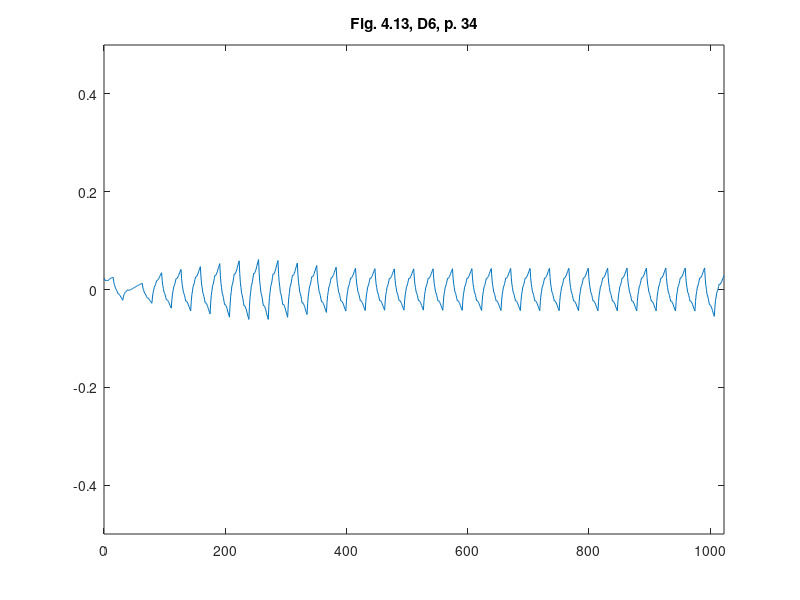

Recreate this plot in MATLAB.
%% ========================================================================
%% Programmatic octave notes on "Ripples in Mathematics" by A. Jensen
%% and A. la Cour-Harbo written with a deep gratitude to the authors for
%% this wonderful text. 
%% 
%% Reconstruction of graphs in Figure 4.13, top, p.34, Ch 04, D6.
%%
%% Author: Vladimir Kulyukin
%% 
%% NB: I have tested this code in Octave 4.
%% =========================================================================
t = [0:1023];

y_fig_4_13_d6_p34 = [
0.02304362754890858
0.020075611842300268
0.01925591064389198
0.01786057030792343
0.018613544480154898
0.018790879514826102
0.018392575411937055
0.01814851335108902
0.020052765798441022
0.02138137910823275
0.02213435328046422
0.023041569494736704
0.023373146571448945
0.023858965690202193
0.02449902685099646
0.025097758981186907
0.016523340710871602
0.010406860682421045
0.006748318895835234
0.0024311745422961888
5.719684306218918E-4
-0.0019458402480056376
-0.005122251493586401
-0.00812219071321898
-0.008664191690986813
-0.009864795235707876
-0.011724001347382175
-0.013406735433108288
-0.015748072085787636
-0.017912936712518795
-0.01990132931330178
-0.021937007450924258
-0.014883860036104628
-0.010266056088209212
-0.008083595607238012
-0.005248586811012056
-0.004848921481710319
-0.003796707837153826
-0.002091945877342581
-5.620337116261354E-4
-0.0014674650128339074
-0.0017203479987869244
-0.0013206826694851877
-0.0010958671342782514
-2.1850328381656123E-4
4.8401077255032807E-4
0.0010116750348224163
0.0015861901582189541
0.002487501529098608
0.003301248109375639
0.004027429899050048
0.004777074603651829
0.00543915451765099
0.006124697346577521
0.006833703090431427
0.007536421965178461
0.00815157604932288
0.008790193048394665
0.009452272962393826
0.010108066007286115
0.01078732196710578
0.01146029105781857
0.012126973279424493
0.012795340062530521
0.00508593666145963
-3.7864998438751985E-4
-0.0035984198750109242
-0.007419686602352385
-0.008996136574470102
-0.011174083383305871
-0.013953527028859698
-0.016571800082765046
-0.016945256381446654
-0.01792020951684631
-0.01949665948896403
-0.020911938869433266
-0.02292871508662056
-0.024784320712159375
-0.02647875574604971
-0.0282163763098159
-0.015314690671527445
-0.006335595307831457
-0.0012790902187279375
0.00482846976669081
0.007013439477517087
0.01024946408465859
0.014536543588115325
0.018541993780903612
0.01862485369909944
0.01975876851361049
0.021943738224436765
0.023847078624594592
0.026801473921067662
0.029474239906872274
0.031865376582008456
0.034331975603503165
0.01866268424092369
0.00785289006077625
0.0019025930630608599
-0.005349802280308515
-0.007742700441245845
-0.011437696947837155
-0.01643479180008245
-0.021082990452143853
-0.020871691921773225
-0.02196249173705657
-0.024355389897993896
-0.02639939185874734
-0.02974549216515477
-0.032742696271378297
-0.03539100417741796
-0.03813279853853916
-0.02092725465456724
-0.009066583944518465
-0.0025507864083928458
0.005397165578332254
0.008000244391134202
0.012035477654535628
0.017502865368536537
0.02258650845406267
0.022325278365665654
0.023496202727868117
0.026099281540670063
0.02831861572499723
0.03197010435992389
0.035237848366375765
0.038121847744352885
0.04110867118562959
0.02260118785572413
0.009853086667023735
0.002864367619528422
-0.005667573221605023
-0.008440131921533393
-0.012755912415099891
-0.01861491470230452
-0.024060411956161702
-0.023746527068813812
-0.024975863975104044
-0.027748422675032414
-0.030107476341613336
-0.03400975180183239
-0.03749852222870399
-0.04057378762222815
-0.043759851355503955
-0.024020499828261776
-0.010423994806223521
-0.0029703362893892006
0.0061292929877428595
0.009086075759670985
0.013688829291896843
0.019937553584420443
0.025745241340957018
0.025410082592289676
0.026720894603920062
0.029677677375848192
0.032193423611789285
0.036355140608028136
0.04007582106827995
0.04335546499254475
0.046753284300459885
0.02569394096678402
0.011187874612079075
0.0032350852363450715
-0.0064736494136816616
-0.009629107084737458
-0.014540510030085982
-0.021207858249727235
-0.027404702351168504
-0.02704826947363885
-0.028447781870401916
-0.03160323954145772
-0.034288193094313524
-0.03872909192146207
-0.04269948663041062
-0.046199377221159195
-0.04982533901041496
-0.02739858318590898
-0.011952632006646546
-0.0034874854726276547
0.006848162028603674
0.010203004884591454
0.015428348707791669
0.022524193498204326
0.029118839065010768
0.028732679986573667
0.030217021875349002
0.033571864731336776
0.03642550836371834
0.041149652963312355
0.045372598339300144
0.049094344491681735
0.0529503865712757
0.029079233126853822
0.012637559331471822
0.0036253651851297117
-0.007377552033356097
-0.010950989602802016
-0.01651515024439163
-0.02407003395812495
-0.031091505032323354
-0.030683496457481876
-0.03226621095478409
-0.03583964852423
-0.038879673454141
-0.04391042145619571
-0.0484077568187155
-0.0523716795417004
-0.05647852975068121
-0.03128353576854281
-0.013939947274157372
-0.004447764267524921
0.007148196499000226
0.01089275177777239
0.01674108481643725
0.02469319561499481
0.03208160086173456
0.03161860062072133
0.033259378139600795
0.037003933418372964
0.04018478314532731
0.04546941063217437
0.05019033256720362
0.05434754895041506
0.058655809781005014
0.03237803433474166
0.014295762608530164
0.004408994602370542
-0.0076737520071432416
-0.011560994896605153
-0.01764421638942122
-0.025923416485591454
-0.03361420588839691
-0.03310949157115051
-0.03480075585725826
-0.038687998746720166
-0.04198683094281729
-0.047481641742268606
-0.05238804184835512
-0.05670603126107687
-0.06118168484390354
-0.03422387529451695
-0.015688636806720377
-0.005575969380513806
0.006793519159839551
0.010740436638602894
0.016944175231513023
0.025404734938569935
0.03326058125062971
0.03269385650109948
0.034383952865716036
0.038330870344479365
0.041673074428245555
0.04727209962615855
0.052266411429074386
0.0566560098369931
0.06120764071075357
0.03414574149751022
0.015554662140976535
0.0054344026411525265
-0.006955606198506358
-0.010874795181455569
-0.017063733504239648
-0.025522421166858607
-0.03337293132684773
-0.032752621630127196
-0.034402061273241524
-0.03832125025619073
-0.0416322617365101
-0.047213022556664354
-0.052185605874188766
-0.05655001168908336
-0.06107737817466238
-0.03439454247576149
-0.016074455247804043
-0.006117116490790057
0.0060810139655178355
0.009916395950882267
0.015992569635540604
0.024309535019492845
0.032026082077212914
0.03137988066398954
0.032974470950060064
0.03680985293542449
0.040044816594556755
0.04552057195298294
0.050395908985176936
0.05467082769113877
0.05910662800273535
0.03328035608274838
0.015562781978506525
0.005953905690009786
-0.005827689629883865
-0.009500587134032396
-0.015346203669577839
-0.023364539236520196
-0.030800696493620012
-0.030128155934974726
-0.03162833440772635
-0.03530123191187487
-0.038391951106180856
-0.04365538933188377
-0.04833664924774414
-0.05243573085376198
-0.05669080666775302
-0.03196881795531448
-0.015011210281757269
-0.005817983647081408
0.005455702616690233
0.008965007841580528
0.0145547726955666
0.022224997178648447
0.029337764184228524
0.028686150150927264
0.030114995746721773
0.033624300971612064
0.03657614871900057
0.041608456095484886
0.046083305994467416
0.050000698415948175
0.05406746111834022
0.03053964379909542
0.014405771912124202
0.005665845457426571
-0.005055282704728558
-0.008382465434610098
-0.013690849871949134
-0.020980436016745665
-0.027739160763985797
-0.027103940078952345
-0.028449921101376386
-0.03177710383125792
-0.03457342516358305
-0.039350948203365696
-0.04359760984559194
-0.04731341009026178
-0.0511714542176997
-0.028792951149174406
-0.013444509713988488
-0.005126129912141956
0.005075949227098885
0.008247966733000342
0.013303683576296103
0.02024309975698617
0.026677780221438387
0.026082399052551237
0.027370717221058383
0.030542734726959835
0.03321001651662344
0.037760997643681356
0.04180724305450142
0.04534875274908364
0.04902550597122292
0.027636658573014596
0.012964118618829453
0.005007886108667506
-0.0047479755572395945
-0.007787529779123499
-0.012626713156752553
-0.019265525690126763
-0.025422129044543555
-0.024862424954937158
-0.0261023500210759
-0.029141904242959808
-0.031699249285886286
-0.03605622348455793
-0.03993098850427214
-0.04332354434502894
-0.04684530774587025
-0.026274613485179628
-0.012159473798577503
-0.004499888686063871
0.004889457061271816
0.007823248234519003
0.012486800042588241
0.018880112485479536
0.02480993696317111
0.02428420686677419
0.025488237405199315
0.0284220285784465
0.030892331786493962
0.03509239562936349
0.038828971507033294
0.04210205941950339
0.045499338557950283
0.025553205855443805
0.011861921504307883
0.004425485504542533
-0.004686932059751702
-0.007544501272675372
-0.012078052050127921
-0.018287584392109354
-0.02404803882734582
-0.02355364491121173
-0.024735232559606517
-0.027592801772530186
-0.03000129307870888
-0.03408576594941648
-0.0377211609133791
-0.04090747797059676
-0.044214125090265385
-0.02473414653059447
-0.011359825919932861
-0.004091163258280574
0.004813505520069426
0.007612516349410113
0.012047533295448509
0.018118556358184615
0.023751212903139193
0.023278211499084465
0.024441216211727436
0.027240227041068123
0.029600871352627272
0.03359752178088414
0.03715580569135948
0.04027572308405329
0.04351310043117549
0.02436037596387252
0.011207061196195378
0.004053156128144087
-0.004708285923985395
-0.007470318276489031
-0.011839887613070857
-0.017816993933730874
-0.023363362017703972
-0.022910320402051227
-0.02406481577047667
-0.026826848122980303
-0.02915814223879702
-0.03309697333869194
-0.036605066201899926
-0.03968242082842101
-0.04287519141761155
-0.023945522431404395
-0.01094354326403136
-0.0038692539154924423
0.0047933551329852634
0.007528274362628845
0.011851513292211216
0.017763071921732383
0.0232490415703325
0.0228073214000985
0.023953920929803287
0.026688840159446867
0.0289981704081694
0.03289582035683074
0.036367881324571014
0.03941435331139026
0.04257486152195487
0.02378706019130935
0.010880290677459378
0.0038545529804049766
-0.004747002442621537
-0.007467526048852485
-0.01176386738105554
-0.01763602643923071
-0.023085946410313
-0.022654834564599727
-0.023799540444858557
-0.026520064051089504
-0.02881834857022757
-0.032692450815337754
-0.03614431397335506
-0.03917393804427949
-0.04231670073760329
-0.023612418844626754
-0.010762034905556116
-0.0037655489203913925
0.0047994842940966235
0.007510619554678721
0.01179030204458411
0.01763853176381279
0.023066470519654214
0.022640511321589736
0.02378309935284854
0.026494234613430638
0.02878507891062548
0.03264447043714362
0.036083571000274504
0.03910238060001814
0.04223380682398748
0.023570533040251154
0.010747131522858137
0.0037636022718084425
-0.004784716036908856
-0.007493162079282833
-0.011766397179324413
-0.017604421337033594
-0.02302316153041568
-0.022602029457454455
-0.023745686442160824
-0.026454132484534806
-0.028743294562581685
-0.03259724569829617
-0.03603191286968356
-0.039047296076743856
-0.04217502608344491
-0.02352319290229806
-0.010707176088837655
-0.0037269756430637077
0.004816927085608153
0.007525013446593553
0.011796802090476864
0.017632293017258095
0.02304879118013412
0.022629472975323695
0.023773857053411174
0.026481943414396573
0.028771037011476763
0.03262383289145489
0.036057636007527795
0.03907244635969552
0.04219952548458611
0.02353870909118999
0.010715941706692472
0.0037312233310935585
-0.004817795561813052
-0.007528765445821063
-0.011804035847136766
-0.01764360676576017
-0.02306402462405138
-0.022646393473444
-0.023793062840144312
-0.02650403272415232
-0.02879584954782814
-0.03265196688881167
-0.036088931169463
-0.03910674238978215
-0.042236865334122325
-0.02355346878704727
-0.01071498717177747
-0.003721420488312945
0.004838286430957414
0.007553078418422497
0.011834010641693413
0.017681083100770163
0.02310850954842885
0.022691021064282273
0.023839672815941522
0.026554464803406605
0.028849610779453624
0.032710896991306485
0.036152537191741274
0.03917453138075801
0.04230896937964114
0.023594272858278864
0.010734034286935305
0.003728253665610477
-0.004846224235543836
-0.007566244186679424
-0.011854961417644493
-0.01771237592843905
-0.02314945926993439
-0.022732084661411016
-0.023883407332717117
-0.026603427283852704
-0.028903116065689072
-0.03277150212735493
-0.03621955701972158
-0.03924728074278902
-0.0423876318632238
-0.023636351576557264
-0.010750916246423324
-0.0037313258728219863
0.004860012919808436
0.007585506755906253
0.011882749011033153
0.01775173968518914
0.02319958163976139
0.022781578637801038
0.023935324054869766
0.02666081789096758
0.02896516300748165
0.03284125654302482
0.03629620135898424
0.03932999745535992
0.04247664001104146
0.023685975688751047
0.010773395028526925
0.003738898030369113
-0.004870626738081946
-0.0076020678444667054
-0.011908536721144702
-0.017790033368115944
-0.023249502595980513
-0.022830888161778792
-0.023987301497870303
-0.02671874260425506
-0.02902815629153314
-0.032912597749104475
-0.036375011787569134
-0.039415398406927135
-0.04256886693241854
-0.023737660675997273
-0.010797230273250368
-0.0037475757241778387
0.004880507457679497
0.007617814785862456
0.01193355074683022
0.017827715340582796
0.02329894125687051
0.02287939131948387
0.02403827001488202
0.026775577343064978
0.029089945993783083
0.032982743277285995
0.036452601883324054
0.03949952181189727
0.042659767817545075
0.023788072123397803
0.010819817415400198
0.0037550036935522567
-0.004891632273099276
-0.0076348272536011395
-0.011959844478906596
-0.01786668394901565
-0.023349675426059986
-0.02292922591695467
-0.024090598652652933
-0.0268337936331548
-0.02915314062059195
-0.033054309852832704
-0.03653163109200874
-0.039585104338120077
-0.04275214731168663
-0.023840729332289017
-0.01084521713536022
-0.0037656107209002583
0.004899157870470839
0.007648020679373102
0.011982045665186496
0.017901232827911024
0.02339567706545985
0.02297421552053985
0.024137916152530976
0.026886778961433242
0.029210898845159802
0.0331201809057975
0.03660472004125949
0.03966451625154579
0.04283812198562373
0.023888298642938136
0.010866430255178541
0.0037725168223449604
-0.004909787353429116
-0.007664136574277177
-0.012006876538065734
-0.017938007244794794
-0.02344352993468787
-0.02302109766965494
-0.024187056147562502
-0.026941405368410564
-0.029270146572422644
-0.03318727851937523
-0.03667880244949183
-0.039744718362772456
-0.042924675600456486
-0.023938005098280084
-0.010890864597920605
-0.0037832540993780576
0.004915848666571762
0.007675421430704655
0.012026486462244817
0.017969043761192252
0.023485161992327527
0.02306175022164588
0.0242298307183715
0.026989403482504393
0.029322537178825124
0.03324716314255313
0.03674535003846898
0.039817097866572684
0.04300310969851772
0.023981362099165418
0.010910165705133878
0.0037895205164231163
-0.004925570062273391
-0.007690109435649124
-0.012049094199010601
-0.018002524352357822
-0.023528724151082835
-0.023104372744487085
-0.02427446672787707
-0.027039006101252802
-0.02937631512000632
-0.0333080695287456
-0.03681259358286266
-0.03988988728235751
-0.04308165701035545
-0.024026604595854387
-0.010932570208594745
-0.003799553848576532
0.004930712477908387
0.007699960777151878
0.012066459042862073
0.018030207275038974
0.02356597366859048
0.023140722034900564
0.024312720367677343
0.027081968666920836
0.02942323512753893
0.03336175155462374
0.03687228614308315
0.03995483889291716
0.04315206903078603
0.02406552518942674
0.010949900590119292
0.0038051952328637013
-0.0049394131133711355
-0.007713102217554116
-0.012086694310716338
-0.01806018939285781
-0.023604991761134148
-0.02317887488735864
-0.024352661002562375
-0.027126350106745356
-0.029471346497063195
-0.0334162458763603
-0.03693245254179227
-0.04001996649335911
-0.043222348311407206
-0.024106008226891053
-0.010969951652261795
-0.003814178587519447
0.004944006614206258
0.007721908306045061
0.012102222134867219
0.01808494810067273
0.02363830902843172
0.023211386446303814
0.02438687600115926
0.027164777692998056
0.029513314346790324
0.033464263137565974
0.036985846890295083
0.04007806560497768
0.04328533233486299
0.024140846938494595
0.010985495473776509
0.003819277940708731
-0.004951723192706582
-0.007733590394471581
-0.012120241196584112
-0.018111675599044183
-0.02367310953176442
-0.023245409532834348
-0.024422493134251808
-0.027204360336016805
-0.029556227068041962
-0.03351287740041467
-0.03703952726304753
-0.040136176655940575
-0.04334804432744539
-0.024176883704806765
-0.01100323743774684
-0.003827105526265623
0.004956055513386973
0.007741702197460859
0.012134378009706124
0.01813408295012277
0.0237031857334326
0.023274774161163733
0.024453391717066234
0.027239038401140118
0.029594082928107186
0.03355615658324565
0.03708762808127729
0.0401884974222021
0.04340474626338279
0.02420829340477542
0.011017305866825908
0.0038317836495342598
-0.004962898150600777
-0.007752114630077951
-0.01215049069239851
-0.018158026337562458
-0.023734388972010714
-0.023305286285801117
-0.0244853431824349
-0.02727455966191207
-0.02963260313067355
-0.033599806182278424
-0.0371358362231676
-0.04024069325334109
-0.04346108274353394
-0.02424050250506624
-0.011032961982764395
-0.0038384611766284172
0.004967228765510472
0.007759878991483485
0.01216371835345941
0.018178746851438252
0.02376205852157131
0.0233323304755385
0.0245137915655086
0.027306441791481614
0.029667375189608842
0.033639497723739
0.037179903430023364
0.040288592308461955
0.04351295936228074
0.024269306478780894
0.011045941393011936
0.0038428641049738713
-0.004973344436669128
-0.007769265180581234
-0.012178317178098273
-0.018200500429220248
-0.023790446463653372
-0.023360104700355613
-0.024542894190662776
-0.02733881493457488
-0.02970249846179813
-0.03367931324262633
-0.03722389080676567
-0.04033623115421616
-0.0435643891148171
-0.02429847051108671
-0.011059821557252738
-0.0038484422533151853
0.004977939085876727
0.00777705077517221
0.012191164499722055
0.018220280259526267
0.023816657528209446
0.02338576514699621
0.024569874801037325
0.027368986490332807
0.02973535968850725
0.03371673492193608
0.03726537166424387
0.04038126991543064
0.04361312009584714
0.024325617081816724
0.01107215657030958
0.0038527385613257147
-0.0049834962633043345
-0.007785688585411106
-0.012204697723164059
-0.018240523676563196
-0.023843124869900874
-0.023411683560715286
-0.024597059067175873
-0.027399251389282647
-0.029768218951327956
-0.033754003329019455
-0.037306562946649496
-0.04042589780421809
-0.043661314886386304
-0.02435262879554024
-0.011084616943987255
-0.003857279331727365
0.004988652064690597
0.00779390922181547
0.012217760163098411
0.01826020488853942
0.02386894871664124
0.023437018305449975
0.02462368167841677
0.027428938835541636
0.029800495095327305
0.03379064513927106
0.03734709428587562
0.04046984253514099
0.04370880058960504
0.024379192253901498
0.01109681305677154
0.003861662998215165
-0.004993837224467954
-0.00780210830857749
-0.012230729556813768
-0.018279700969176794
-0.023894500863606418
-0.02346207161946246
-0.024649992539445244
-0.027458263623554777
-0.029832363189730902
-0.03382681292003379
-0.03738709113240326
-0.04051319782683935
-0.04375564042888227
-0.024405050079338856
-0.011108244663742743
-0.0038652241820939363
0.004999903083757749
0.0078112454156621285
0.012244694531769384
0.01830025043207952
0.023921164129525444
0.02348829289302408
0.024677528440725578
0.027488870772629955
0.02986557090167012
0.03386437781491317
0.03742854252529201
0.040558065032806644
0.04380404956757522
0.024432258493238164
0.011120882127949294
0.003869920471708633
-0.0050049244116191945
-0.007819354585898818
-0.012257667987265602
-0.01831986461571955
-0.023946943044873045
-0.023513606764978344
-0.024704153712170804
-0.027518583886450426
-0.029897895861429588
-0.03390109106349593
-0.03746916806626181
-0.040602126869727244
-0.0438516752433073
-0.02445809173689789
-0.011131717131843058
-0.003872551428142823
0.005012318000986298
0.007829978528760823
0.012273342781964227
0.01834241076059652
0.02397587273886787
0.02354212581578463
0.024734082618130267
0.027551743145904792
0.02993379767331837
0.03394155592616085
0.03751370817864238
0.04065025443076297
0.04390352095889842
0.02448736971548405
0.011145470656840186
0.003877823782966845
-0.005017414058438741
-0.007838399715073807
-0.012286976339241112
-0.018363143930940663
-0.024003199837281757
-0.023569003558852337
-0.024762398247955158
-0.027583383904590218
-0.02996825787586682
-0.03398072281467568
-0.03755707606812607
-0.04069731763621801
-0.043954414978211516
-0.024514482752872636
-0.011156201270685775
-0.003879570531650946
0.005026633612659608
0.00785118701381813
0.012305313820252373
0.01838901403196234
0.02403607136572144
0.02360147795632852
0.02479645795221131
0.027621011353369834
0.03000892187657748
0.03402640580506086
0.03760724685559337
0.04075144502817502
0.0440126413072844
0.02454398398655914
0.011165772581987211
0.0038780070935686252
-0.005041688459628678
-0.00787093809667264
-0.012332117798495317
-0.01842522756509671
-0.024081062988736572
-0.02364645249622311
-0.024843772068488354
-0.02767302170553231
-0.030064996999614735
-0.03408890235847589
-0.037675533374375514
-0.04082489004731361
-0.04409141402731908
-0.024599186845779348
-0.011205148658716524
-0.00390929946613062
0.005020554542817737
0.007852219557289174
0.01231788938812306
0.018417564035319398
0.024079408411542845
0.023643063793289388
0.024840723991398365
0.027672389005869807
0.03006622374936835
0.03409406330922936
0.03768407259811747
0.04083625161603271
0.04410574690147702
0.022857961836309507
0.008179562241695864
7.054811763609111E-5
-0.00979872753802734
-0.013098617723136903
-0.01815876943985012
-0.024979182688167
-0.03132793528062311
-0.03110730240252535
-0.03264693105603124
-0.035946821241140806
-0.038775050770389584
-0.04336354183124203
-0.047480372236233706
-0.05112554198536461
-0.05489709282633494
-0.03543347742303053
-0.02219570605088242
-0.015183778709890603
-0.006503641488548331
-0.004049348298362363
7.315477217406294E-5
0.005863867723060945
0.0112075851837023
0.010325458613187363
0.011111541923022878
0.013565835113208845
0.015573132813149287
0.019248640393440195
0.022477152483485568
0.025258669083285418
0.02815995776371691
];

figure;
plot(t, y_fig_4_13_d6_p34);
xlim([0 1023]);
ylim([-0.5 0.5]);
title('Fig. 4.13, D6, p. 34');
